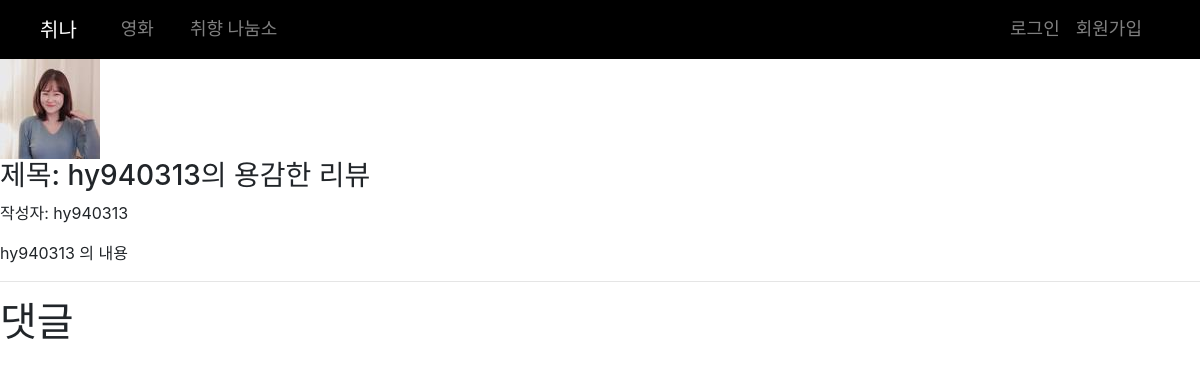
Page /articles/1/1/ on the committed database.
### articles/models.py (models this page shows)
class Review(models.Model):
    title = models.TextField()
    content = models.TextField()
    created_at = models.DateField(auto_now_add=True)
    updated_at = models.DateField(auto_now=True)
    user = models.ForeignKey(settings.AUTH_USER_MODEL, on_delete=models.CASCADE)
    movie = models.ForeignKey(Movie, on_delete=models.CASCADE)
    genre_ids = models.ManyToManyField(Genre, related_name='review', blank=True)
    score = models.IntegerField(validators=[MinValueValidator(1), MaxValueValidator(5)])

### accounts/models.py (models this page shows)
class User(AbstractUser):
    followers = models.ManyToManyField(
            settings.AUTH_USER_MODEL,
            related_name='followings'
    )
    myinfo = models.TextField(blank=True, null=True)
    image = ProcessedImageField(upload_to='',processors=[ResizeToFill(100,100)],blank=True, null=True)
    nickname = models.TextField(blank=True, null=True)

### articles/views.py (the view)
# urls.py: path('<int:movie_pk>/<int:review_pk>/', views.review_detail, name='review_detail'),
def review_detail(request, movie_pk, review_pk):
    movie = get_object_or_404(Movie, pk=movie_pk)
    review = get_object_or_404(Review, pk=review_pk)
    comments = review.comment_set.all()
    form = CommentForm()
    context = {
        'movie': movie,
        'review': review,
        'comments': comments,
        'form': form,
    }
    return render(request, 'articles/review_detail.html', context)

### articles/templates/articles/review_detail.html (shortened to what this page needs)
{% extends 'base.html' %}
{% load static %}
{% block content %}
<div class="review_detail">
    <div class="content">
        {% if review.user.image %}
            <a href="{% url 'accounts:profile' review.user %}"><img class="profile_img" src = "{{ review.user.image.url }}" style="width: 100px; height: 100px;"></a>
        {% else %}
            <a href="{% url 'accounts:profile' review.user %}"><img class="profile_img" src = "/static/noprofile.jpg" style="width: 100px; height: 100px;"></a>
        {% endif %}
        <h3>제목: {{ review.title }}</h3>
        <p>작성자: {{ review.user }}</p>
        <p>{{ review.content }}</p>
    </div>
</div>
<hr>
<h1>댓글</h1>
{% endblock %}

### rows in the picture
Review: user.image (picture), title "hy940313의 용감한 리뷰", user "hy940313", content "hy940313 의 내용"
